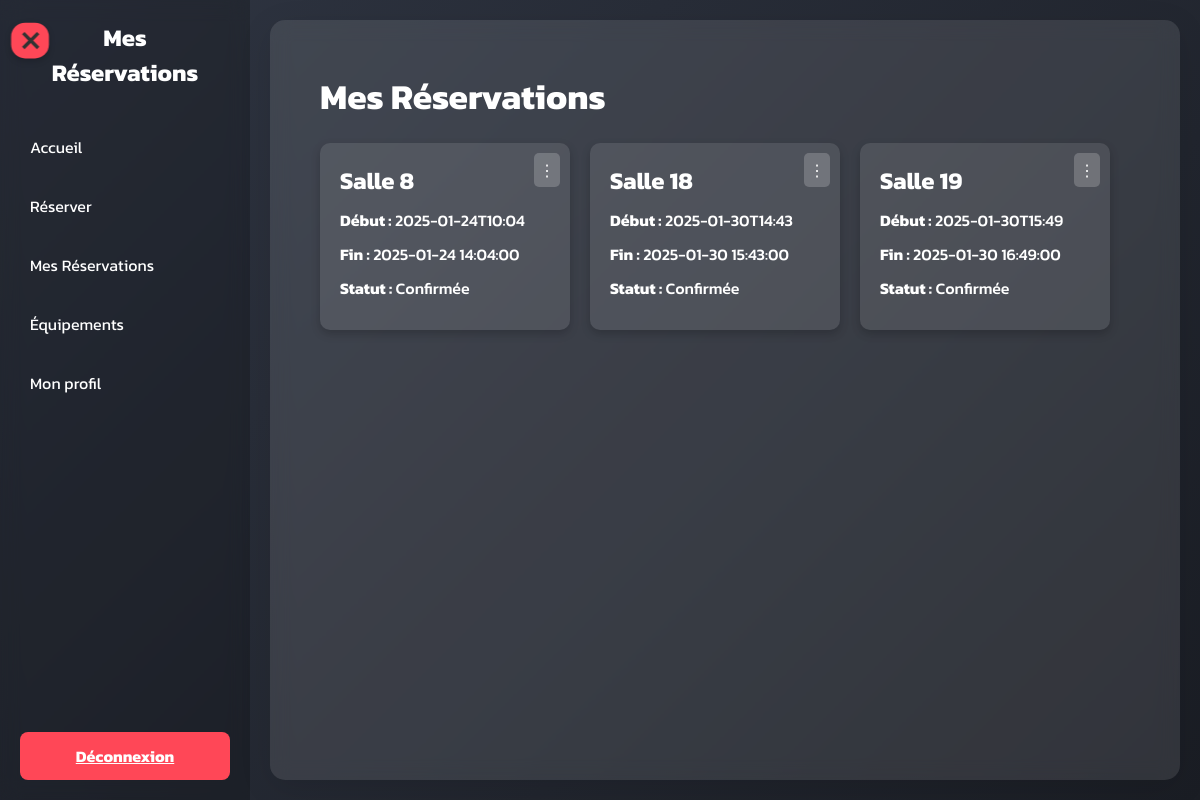
The page /my_reservations (signed in) on the database its author committed.
### tables this page shows
CREATE TABLE "Reservation" (`ID_reservation` INTEGER PRIMARY KEY UNIQUE, ID_utilisateur INTEGER REFERENCES Utilisateur(ID_utilisateur), `ID_creneau` INTEGER REFERENCES `Creneau`(`ID_creneau`), `Date_reservation` TEXT, `Statut` TEXT);

CREATE TABLE `Creneau` (`ID_creneau` INTEGER PRIMARY KEY UNIQUE, `Heure_debut` TEXT, `Heure_fin` TEXT, `ID_salle` TEXT) STRICT;

### inscription.py (the view)
@app.route('/my_reservations')
@login_required
def my_reservations():
    user_id = session['user_id']
    try:
        with get_db_connection() as conn:
            cursor = conn.cursor()
            cursor.execute('''
                SELECT Reservation.ID_reservation AS id,
                       Creneau.ID_creneau AS room,
                       Creneau.Heure_debut AS start_time,
                       Creneau.Heure_fin AS end_time,
                       Reservation.Statut AS status
                FROM Reservation
                JOIN Creneau ON Reservation.ID_creneau = Creneau.ID_creneau
                WHERE Reservation.ID_utilisateur = ?
            ''', (user_id,))
            reservations = cursor.fetchall()
        return render_template('my_reservations.html', reservations=reservations)
    except sqlite3.Error as e:
        flash('Erreur lors du chargement des réservations.', 'error')
        print(f"Erreur SQLite: {e}")
        return render_template('my_reservations.html', reservations=[])

### inscription.py (called while the page is built)
def get_db_connection():
    conn = sqlite3.connect(DATABASE)
    conn.row_factory = sqlite3.Row
    return conn

def login_required(f):
    @wraps(f)
    def decorated_function(*args, **kwargs):
        if 'user_id' not in session:
            flash('Veuillez vous connecter pour accéder à cette page', 'info')
            return redirect(url_for('login'))
        return f(*args, **kwargs)
    return decorated_function

### templates/my_reservations.html (shortened to what this page needs)
<!DOCTYPE html>
<html lang="fr">
<head>
</head>
<body>
    <div class="sidebar" id="sidebar">
        <h2>Mes<br> Réservations</h2>
        <ul>
            <li><a href="{{ url_for('dashboard') }}">Accueil</a></li>
            <li><a href="{{ url_for('reservation_page') }}">Réserver</a></li>
            <li><a href="{{ url_for('my_reservations') }}">Mes Réservations</a></li>
            <li><a href="{{ url_for('equipements') }}">Équipements</a></li>
            <li><a href="{{ url_for('profile') }}">Mon profil</a></li>
        </ul>
        <div class="logout">
            <a href="{{ url_for('logout') }}">Déconnexion</a>
        </div>
    </div>
    <div class="toggle-btn change" id="toggleBtn" onclick="menu(this)">
        <div class="bar3"></div>
    </div>
    <div class="content">
        <h1>Mes Réservations</h1>
        {% if not reservations %}
        <div class="no-reservations">
            <p>Vous n'avez aucune réservation.</p>
            <a href="{{ url_for('reservation_page') }}">
                <button>Réserver maintenant</button>
            </a>
        </div>
        {% else %}
        <div class="card-container">
            {% for reservation in reservations %}
            <div class="card">
                <div class="menu" onclick="toggleMenu(this)">⋮
                </div>
                <h3>Salle {{ reservation.room }}</h3>
                <p><strong>Début :</strong> {{ reservation.start_time }}</p>
                <p><strong>Fin :</strong> {{ reservation.end_time }}</p>
                <p><strong>Statut :</strong> {{ reservation.status }}</p>
            </div>
            {% endfor %}
        </div>
        {% endif %}
    </div>
</body>
</html>

### templates/my_reservations.html (style rules this page uses)
:root { --primary-color: #ff4757; --secondary-color: #2f3542; --accent-color: #1e90ff; --light-bg: #f1f2f6; --logout-color: #ff4757; --text-color: #ffffff; }
* { margin: 0; padding: 0; box-sizing: border-box; font-family: 'Kanit', sans-serif; }
body { background: linear-gradient(135deg, var(--secondary-color), #1a1d24); min-height: 100vh; display: flex; color: var(--text-color); }
.sidebar { width: 250px; background-color: rgba(0, 0, 0, 0.2); backdrop-filter: blur(10px); color: var(--text-color); display: flex; flex-direction: column; padding: 20px; position: relative; min-height: 100vh; transition: transform 0.3s ease; }
.sidebar h2 { text-align: center; margin-bottom: 20px; font-weight: 700; font-size: 1.5rem; }
.sidebar ul { list-style: none; flex-grow: 1; }
.sidebar ul li { margin: 15px 0; }
.sidebar ul li a { text-decoration: none; color: var(--text-color); padding: 10px; display: block; border-radius: 8px; transition: background-color 0.3s, transform 0.2s; }
.content { flex: 1; padding: 50px; margin: 20px; background: rgba(255, 255, 255, 0.1); backdrop-filter: blur(10px); margin-left: 20px; border-radius: 15px; box-shadow: 0 8px 32px rgba(0, 0, 0, 0.1); color: var(--text-color); font-weight: 500; position: relative; z-index: 1; transition: margin-left 0.3s ease, width 0.3s ease; }
.content h1 { font-size: 2.2rem; margin-bottom: 20px; font-weight: 700; }
.content p { margin-bottom: 20px; font-size: 1.2rem; }
.toggle-btn { display: inline-block; position: absolute; top: 15px; left: 30px; transform: translateX(-50%) scale(0.7); background-color: var(--primary-color); color: white; padding: 12px; border-radius: 20px; cursor: pointer; transition: background-color 0.3s ease, transform 0.3s ease; z-index: 100; box-shadow: 0 4px 10px rgba(0, 0, 0, 0.2); user-select: none; }
.bar1, .bar2, .bar3 { width: 30px; height: 5px; background-color: #333; margin: 3px 0; transition: 0.4s; }
.change .bar3 { transform: translate(1px, -8px) rotate(45deg); }
.logout { margin-top: auto; }
.logout a { background-color: var(--logout-color); color: var(--text-color); padding: 12px; display: block; text-align: center; border-radius: 8px; font-weight: 700; font-size: 1rem; transition: background-color 0.3s, transform 0.2s; }
.card-container { display: flex; flex-wrap: wrap; gap: 20px; }
.card { background: rgba(255, 255, 255, 0.1); border-radius: 10px; box-shadow: 0 4px 10px rgba(0, 0, 0, 0.2); padding: 20px; width: calc(33.33% - 20px); position: relative; color: var(--text-color); transition: transform 0.2s ease; }
.card h3 { font-size: 1.5rem; margin-bottom: 10px; }
.card p { font-size: 1rem; margin-bottom: 10px; }
.card .menu { position: absolute; top: 10px; right: 10px; background: rgba(255, 255, 255, 0.2); border-radius: 5px; padding: 5px; cursor: pointer; }

### rows shown on the page
Reservation: room "8", start_time "2025-01-24T10:04", end_time "2025-01-24 14:04:00", status "Confirmée"
Reservation: room "18", start_time "2025-01-30T14:43", end_time "2025-01-30 15:43:00", status "Confirmée"
Reservation: room "19", start_time "2025-01-30T15:49", end_time "2025-01-30 16:49:00", status "Confirmée"
